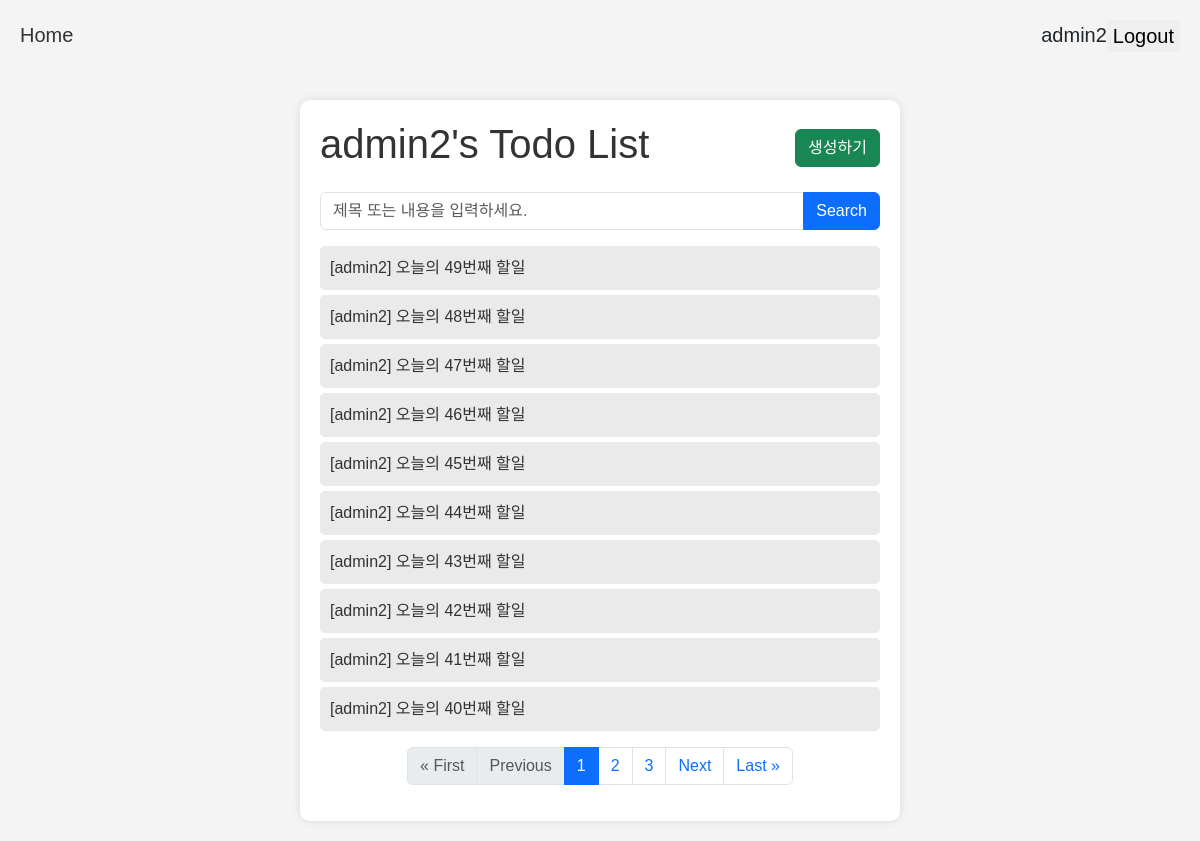
Before: /cbv/todo/ (signed in) with the older database file.
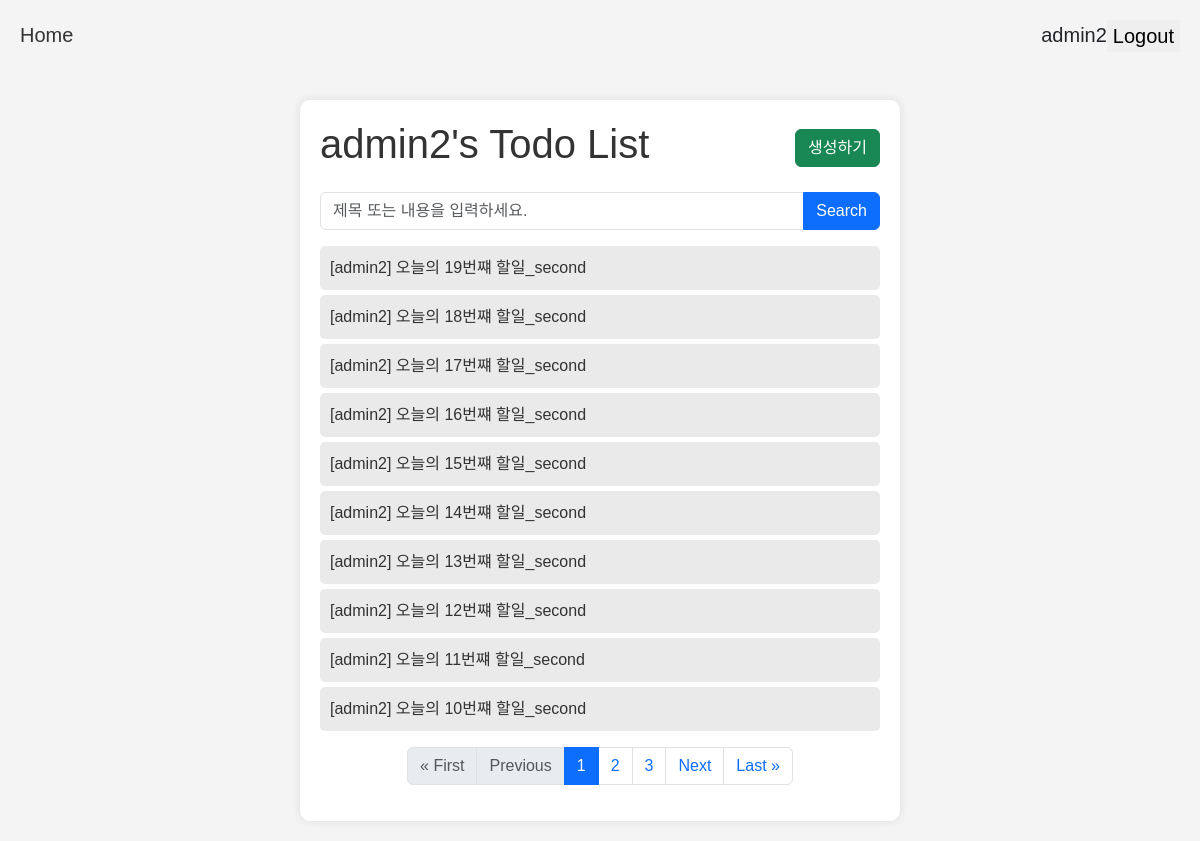
After: the same page with the newer database file.
### todo/models.py (models this page shows, shortened)
class Todo(models.Model):
    user = models.ForeignKey(User, on_delete=models.CASCADE) # 추가된 부분
    title = models.CharField(max_length=50)
    description = models.TextField()
    start_date = models.DateField()
    end_date = models.DateField()
    is_completed = models.BooleanField(default=False)
    created_at = models.DateTimeField(auto_now_add=True)
    updated_at = models.DateTimeField(auto_now=True)

### todo/cb_views.py (the view)
# urls.py: path('todo/', TodoListView.as_view(), name='cbv_todo_list',),
class TodoListView(LoginRequiredMixin, ListView):
    queryset = Todo.objects.all()
    template_name = 'todo/todo_list.html'
    paginate_by = 10
    ordering = ['-created_at']
    def get_queryset(self):
        queryset = super().get_queryset().filter(user=self.request.user)
        if self.request.user.is_superuser:
            queryset = super().get_queryset()
        q = self.request.GET.get('q')
        if q:
            queryset = queryset.filter(Q(title__icontains=q) | Q(description__icontains=q))
        return queryset

### templates/todo/todo_list.html (shortened to what this page needs)
{% extends 'todo/base.html' %}
{% block content %}
<div class="container mt-lg-5">
    {% if request.user.is_authenticated %}
    <div class="d-flex justify-content-between align-items-center mb-3">
        {% if not request.user.is_staff %}
            <h1>{{ request.user.username }}'s Todo List</h1>
        {% else %}
            <h1>All To Do List (By. Admin)</h1>
        {% endif %}
        <button class="btn btn-success" onclick="location.href='{% url 'cbv_todo_create' %}'">생성하기</button>
    </div>
    <form method="GET" class="mb-3">
        <div class="input-group">
            <input type="text" class="form-control" placeholder="제목 또는 내용을 입력하세요." name="q" value="{% if request.GET.q %}{{ request.GET.q }}{% endif %}">
            <button class="btn btn-primary" type="submit">Search</button>
        </div>
    </form>
    <ul class="list-unstyled">
        {% for todo in page_obj.object_list %}
            <li class="todo-list-item"><a href="{% url 'cbv_todo_info' todo.id %}">[{{ todo.user.username }}] {{ todo.title }}</a></li>
        {% endfor %}
    </ul>
    {% include 'todo/pagination.html' %}
    {% endif %}
</div>
{% endblock %}

Changed rows visible on the page:
no longer on this page (row unchanged): Todo: user.username "admin2", title "오늘의 49번째 할일"
no longer on this page (row unchanged): Todo: user.username "admin2", title "오늘의 48번째 할일"
no longer on this page (row unchanged): Todo: user.username "admin2", title "오늘의 47번째 할일"
no longer on this page (row unchanged): Todo: user.username "admin2", title "오늘의 46번째 할일"
no longer on this page (row unchanged): Todo: user.username "admin2", title "오늘의 45번째 할일"
no longer on this page (row unchanged): Todo: user.username "admin2", title "오늘의 44번째 할일"
no longer on this page (row unchanged): Todo: user.username "admin2", title "오늘의 43번째 할일"
no longer on this page (row unchanged): Todo: user.username "admin2", title "오늘의 42번째 할일"
no longer on this page (row unchanged): Todo: user.username "admin2", title "오늘의 41번째 할일"
no longer on this page (row unchanged): Todo: user.username "admin2", title "오늘의 40번째 할일"
added Todo: user.username "admin2", title "오늘의 19번쨰 할일_second"
added Todo: user.username "admin2", title "오늘의 18번쨰 할일_second"
added Todo: user.username "admin2", title "오늘의 17번쨰 할일_second"
added Todo: user.username "admin2", title "오늘의 16번쨰 할일_second"
added Todo: user.username "admin2", title "오늘의 15번쨰 할일_second"
added Todo: user.username "admin2", title "오늘의 14번쨰 할일_second"
added Todo: user.username "admin2", title "오늘의 13번쨰 할일_second"
added Todo: user.username "admin2", title "오늘의 12번쨰 할일_second"
added Todo: user.username "admin2", title "오늘의 11번쨰 할일_second"
added Todo: user.username "admin2", title "오늘의 10번쨰 할일_second"
